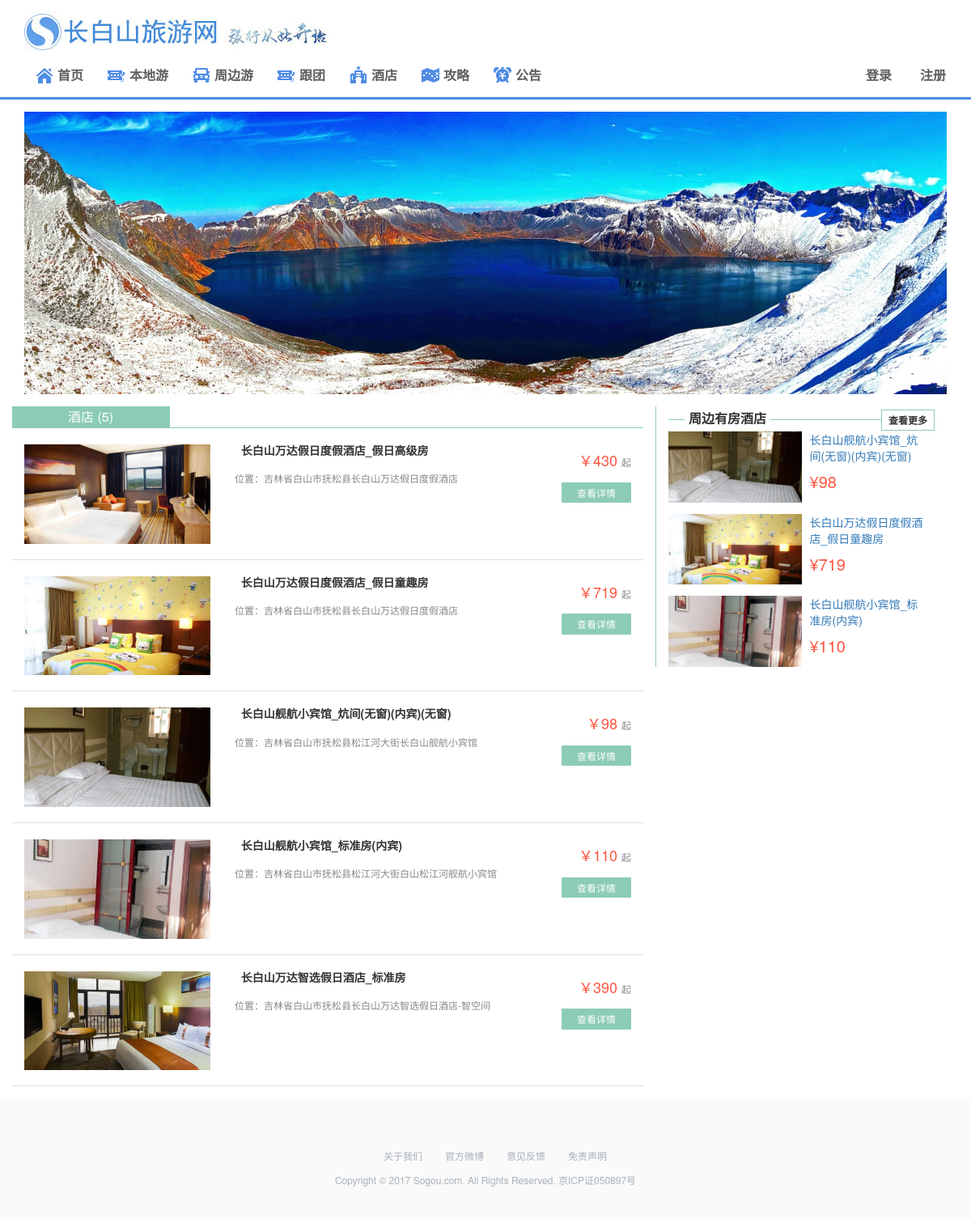
The app's page /hotel.php with its own data.
### tables this page shows
CREATE TABLE `hotel` (
  `id` int(11) NOT NULL,
  `name` varchar(30) NOT NULL COMMENT '姓名',
  `img` varchar(30) NOT NULL COMMENT '首图',
  `price` int(11) NOT NULL COMMENT '价格',
  `addressd` varchar(50) NOT NULL,
  `detail` text NOT NULL COMMENT '详情',
  `addtime` datetime NOT NULL COMMENT '更新时间'
);

### hotel.php (the view, shortened to what this page needs)
<?php include("conn.php") ?>
<?php
        $sql ="SELECT * FROM `hotel`";
        $title = "酒店";
        $result = mysqli_query($conn,$sql);
        $count = mysqli_num_rows($result);
    ?>
  <!DOCTYPE html>
  <html lang="zh-cn">
  <head>
    <?php include('header_meta.php'); ?>
      <link rel="stylesheet" type="text/css" href="css/main1.css" />
  </head>
  <body>
    <?php include('header.php'); ?>
        <div class="container margin5">
          <div class="row clearfix">
            <div class="col-md-12 column">
             <img class="img-responsive center-block" src="image/cbsimg.jpg">
            </div>
          </div>
        </div>
        <div class="container margin5">
          <div class="row clearfix" align="center">
            <div class="col-md-8 col-xs-12">
              <div class="row clearfix">
                <div class="col-md-12 col-xs-12 changeroods">
                  <div class="col-md-3 col-xs-4 changerood active">
                  <?=$title?> (<?=$count?>)
                  </div>
                </div>
              </div>
              <div class="row clearfix">
                <div class="col-md-12 padding1" align="left">
                  <?php
                    if(mysqli_affected_rows($conn)>0) {
                        mysqli_data_seek($result,0);
                        while ($row = mysqli_fetch_array($result)) {
                            ?>
                            <div class="col-md-12 placerow">
                                <div class="col-md-4">
                                    <img src="image/hotel_<?=$row['id']?>.jpg" class="img-responsive margin6">
                                </div>
                                <div class="col-md-6">
                                    <h5><b>&nbsp;&nbsp;<?=$row['name']?></b></h5>
                                    <h6>位置：<?=$row['addressd']?></h6>
                                </div>
                                <div class="col-md-2 phonestyle1">
                                    <h6><font class="font3">￥<?=$row['price']?></font>起</h6>
                                    <a href="hotel_detail.php?id=<?=$row['id']?>" class="btn btn-more">查看详情</a>
                                </div>
                            </div>
                            <?php
                        }
                    }else{
                        echo "<div class='col-md-12 text-center'>尚无数据</div>";
                    }
                    ?>
                </div>
              </div>
            </div>
            <div class="col-md-4 col-xs-12" align="left">
              <div class="col-md-12 rightpart">
                <?php include('recom_hotel.php'); ?>
              </div>
            </div>
          </div>
        </div>
        <?php include("footer.php") ?>

### recom_hotel.php (shortened to what this page needs)
<div class="col-md-12 mainpart4">
  <a href="#" class="a2"><b>周边有房酒店</b></a>
  <a href="hotel.php" id="youfang" class="a3"><b>查看更多</b></a>
</div>
<?php
    $re_sql = "SELECT * FROM `hotel` ORDER BY rand() LIMIT 3";
    $re_result = mysqli_query($conn,$re_sql);
    if(mysqli_affected_rows($conn)>0) {
        mysqli_data_seek($re_result,0);
        while ($re_row = mysqli_fetch_array($re_result)) {
            ?>
<div class="col-md-12 padding1 padding3">
  <div class="col-md-6 padding1">
  <a href="hotel_detail.php?id=<?=$re_row['id']?>"><img src="image/hotel_<?=$re_row['id']?>.jpg" class="img-responsive">
  </div>
  <div class="col-md-6 padding1">
    <p class="zhoubian"><?=$re_row['name']?></p>
    <p class="font4 zhoubian">¥<?=$re_row['price']?></p>
  </div>
</div>
<?php
    }
}else{
    echo "<div class='col-md-12 text-center'>尚无数据</div>";
}
?>

### css/main1.css (style rules this page uses)
body { background-color: #ffffff; }
@media (min-width: 768px) { .container { width: 738px; } }
@media (min-width: 992px) { .container { width: 960px; } }
@media (min-width: 1200px) { .container { width: 1170px; } }
p { margin: 0px 0 8px; }
a { text-decoration:none !important; }
.padding1 { padding-right: 0px; padding-left: 0px; }
.padding3 { padding-top:14px; }
.margin5 { margin-top:15px; margin-bottom:15px; }
.margin6 { margin-bottom:5px; }
.font3 { color: #FE553F; font-size: 18px; margin-right:5px; }
.font4 { color: #FE553F; font-size: 20px !important; }
.zhoubian { font-size: 14px; padding-left: 10px; padding-right: 10px; }
.btn { padding: 2px 12px; width: 109px; background-color: #ff894b; font-size: 18px; color: #ffffff; border-radius: 0px; border:1px solid #ff894b; }
.btn-more { color: #fff !important; background-color: #8ccbb8; border-color: #8ccbb8; border-radius: 1px; width: 86px; cursor: pointer; font-size: 12px; padding-top:3px; padding-bottom:3px; margin-top: 7px; }
@media (min-width: 993px) { .rightpart { border-left: 1px solid #8ccbb8; } }
.mainpart4 { border-bottom: 1px solid #8ccbb8; padding-top: 8px; padding-right: 0px; padding-left: 0px; margin-top: 8px; }
.phonestyle1 { text-align: right; }
.a2 { color: #333; font-size: 16px; display: inline-block; text-decoration:none; background-color: #ffffff; position: absolute; left: 20px; padding:0px 5px; margin-top: -12px; }
.a3 { color: #333; font-size: 12px; display: inline-block; text-decoration:none; background-color: #ffffff; position: absolute; right: 0px; padding:3px 8px; margin-top: -12px; border:1px solid #8ccbb8; }
.footer a { color: #a8b0b9; padding-left:12px; padding-right:12px; font-size:12px; }
.changeroods { border-bottom: 1px solid #8ccbb8; padding-left: 0px; padding-right: 0px; font-size: 16px; }
.changeroods .active { background-color:#8ccbb8; color: #ffffff; }
.changerood { padding-left: 0px; padding-right: 0px; border-right: 1px solid #8ccbb8; line-height: 26px; cursor:pointer; color: #8ccbb8; }
.placerow { padding: 20px 0 14px; border-bottom: 1px solid #dfdfdf; }
.placerow h5 { margin-top:0px; margin-bottom: 20px; }
.placerow h6 { color: #888888; }

### records on screen
hotel: shows a picture, name "长白山万达假日度假酒店_假日高级房", addressd "吉林省白山市抚松县长白山万达假日度假酒店", price "430"
hotel: shows a picture, name "长白山万达假日度假酒店_假日童趣房", addressd "吉林省白山市抚松县长白山万达假日度假酒店", price "719"
hotel: shows a picture, name "长白山舰航小宾馆_炕间(无窗)(内宾)(无窗)", addressd "吉林省白山市抚松县松江河大街长白山舰航小宾馆", price "98"
hotel: shows a picture, name "长白山舰航小宾馆_标准房(内宾)", addressd "吉林省白山市抚松县松江河大街白山松江河舰航小宾馆", price "110"
hotel: shows a picture, name "长白山万达智选假日酒店_标准房", addressd "吉林省白山市抚松县长白山万达智选假日酒店-智空间", price "390"

### other values on screen
$title "酒店"
$count "5"
